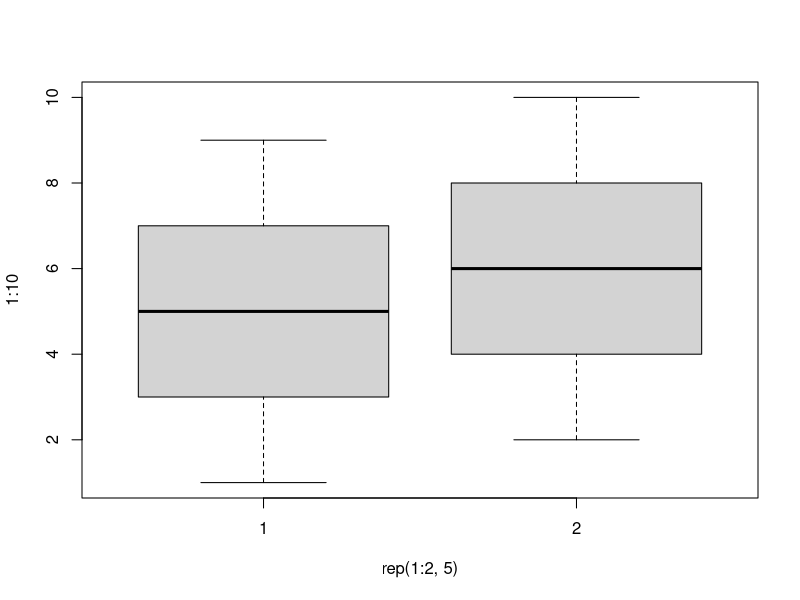
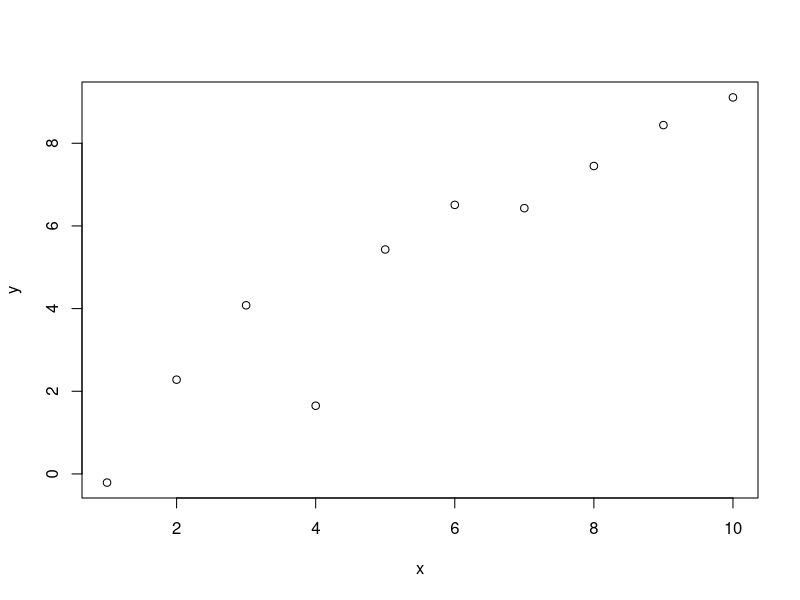

The R script that drew these images, in order: (Note: this script raises an error after producing the figures.)
## ---- chunk 1
knitr::opts_chunk$set(echo = TRUE)
## ---- chunk 2
set.seed(1234)
library(ggplot2)
library(lattice)
## ---- chunk 3
x <- 1:10
y <- round(rnorm(10,x, 1),2)
df<- data.frame
df
## ---- chunk 4
boxplot(1:10~rep(1:2,5))
## ---- chunk 5
plot(x,y)
## ---- chunk 6
qplot(x,y, df)
## ---- chunk 7
xyplot(y~x)
## ---- chunk 8
plot(x)
## ---- chunk 9
sessionInfo()
